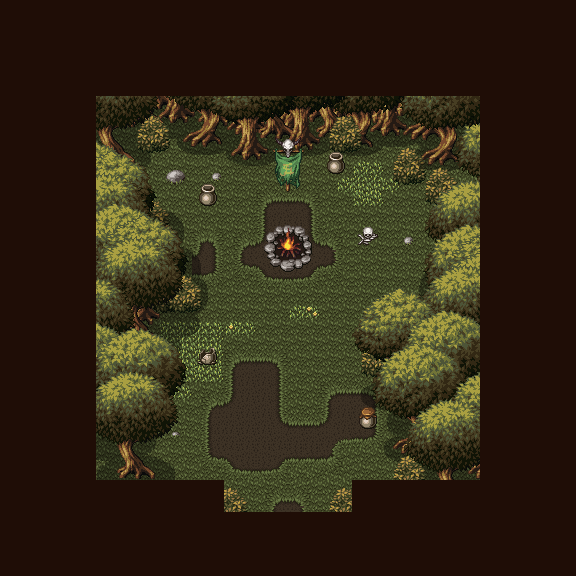

Below is a game level as drawn by its tile map, then a one-line description and the .tmx that defines it (tile-layer data replaced by summaries):
An orthogonal 18x18 tile map with 32x32 px tiles, 12 tile layers (ground, pot_bush-4, shadow, flower_object, ...).

<map version="1.9" tiledversion="1.9.1" orientation="orthogonal" renderorder="right-down" width="18" height="18" tilewidth="32" tileheight="32" infinite="0" nextlayerid="26" nextobjectid="1">
  <tileset firstgid="1" source="../10_tsx/10_maptip.tsx" />
  <layer id="1" name="ground" width="18" height="18">
    <data>[324 cells, 324 non-empty, 41 distinct tile ids]</data>
  </layer>
  <layer id="17" name="pot_bush-4" width="18" height="18">
    <data>[324 cells, 17 non-empty, 13 distinct tile ids]</data>
  </layer>
  <layer id="19" name="shadow" width="18" height="18">
    <data>[324 cells, 142 non-empty, 128 distinct tile ids]</data>
  </layer>
  <layer id="22" name="flower_object" width="18" height="18">
    <data>[324 cells, 7 non-empty, 6 distinct tile ids]</data>
  </layer>
  <layer id="15" name="bush-3" width="18" height="18">
    <data>[324 cells, 20 non-empty, 12 distinct tile ids]</data>
  </layer>
  <layer id="12" name="woods" width="18" height="18">
    <data>[324 cells, 186 non-empty, 185 distinct tile ids]</data>
  </layer>
  <layer id="23" name="ornament_bush-2" width="18" height="18">
    <data>[324 cells, 14 non-empty, 10 distinct tile ids]</data>
  </layer>
  <layer id="24" name="chara" width="18" height="18">
    <data>[324 cells, 0 non-empty, 0 distinct tile ids]</data>
  </layer>
  <layer id="25" name="objects_bush-1" width="18" height="18">
    <data>[324 cells, 26 non-empty, 13 distinct tile ids]</data>
  </layer>
  <layer id="21" name="leaves-2" width="18" height="18">
    <data>[324 cells, 199 non-empty, 149 distinct tile ids]</data>
  </layer>
  <layer id="20" name="leaves-1" width="18" height="18">
    <data>[324 cells, 196 non-empty, 196 distinct tile ids]</data>
  </layer>
  <layer id="4" name="frame" width="18" height="18">
    <data>[324 cells, 176 non-empty, 1 distinct tile ids]</data>
  </layer>
</map>
